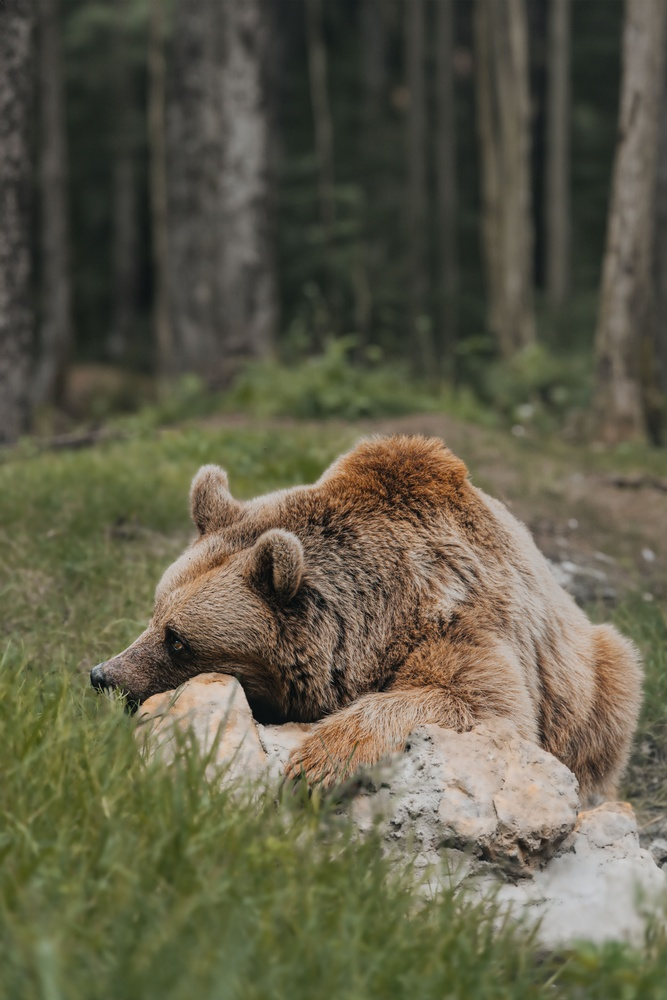
#> input picture data/images/bear/bear_01.jpg, 667 x 1000 px, shrunk from 5464 x 8192 before the run; its folder holds 3 pictures in this run
$ python prepare_dataset.py
#> lines starting #> are read from the running program, lines starting #| are printed output that depends on the picture
from pathlib import Path

from PIL import Image

IMAGE_EXTENSIONS = {".jpg", ".jpeg", ".png", ".gif", ".bmp", ".webp", ".tiff"}

DATA_DIR = Path("data/images")
MIN_IMAGES = 8
MAX_IMAGES = 12


def main() -> None:
    folders = sorted(p for p in DATA_DIR.iterdir() if p.is_dir())
    skipped: list[Path] = []

    for folder in folders:
        animal = folder.name
        candidates = sorted(folder.iterdir())
        images: list[Path] = []

        for f in candidates:
            if f.is_file() and f.suffix.lower() in IMAGE_EXTENSIONS:
                images.append(f)
            elif f.is_file():
                skipped.append(f)

        for idx, f in enumerate(images, start=1):
            new_name = f"{animal}_{idx:02d}{f.suffix.lower()}"
            new_path = f.with_name(new_name)
            if new_path != f:
                f.rename(new_path)
        if not images and not any(folder.iterdir()):
            folder.rmdir()

    _print_skip_report(skipped)
    _print_summary(folders)


def _print_skip_report(skipped: list[Path]) -> None:
    if not skipped:
        print("Non-image files found: none")
        return
    print("Non-image files skipped (not renamed):")
    for f in skipped:
        print(f"  - {f.relative_to(DATA_DIR)}")
    print()


def _print_summary(folders: list[Path]) -> None:
    print(f"{'Folder':<8} {'Count':<7} {'Failed to open':<30} Status")
    print("-" * 70)
    any_warning = False

    for folder in folders:
        files = sorted(
            f for f in folder.iterdir()
            if f.is_file() and f.suffix.lower() in IMAGE_EXTENSIONS
        )
        failed = [
            f.name
            for f in files
            if not _is_valid_image(f)
        ]
        count = len(files) - len(failed)
        if count < MIN_IMAGES or count > MAX_IMAGES:
            status = "WARNING"
            any_warning = True
        else:
            status = "ok"
        failed_str = ", ".join(failed) if failed else "-"
        print(f"{folder.name:<8} {count:<7} {failed_str:<30} {status}")

    if not any_warning:
        print("\nAll folders are within the expected 8-12 image range.")


def _is_valid_image(path: Path) -> bool:
    try:
        with Image.open(path) as img:
#> img is the input picture: PIL image 667x1000 RGB; mean R, G, B 96.2, 93, 73.4
            img.verify()
        return True
    except Exception:
        return False


if __name__ == "__main__":
    main()
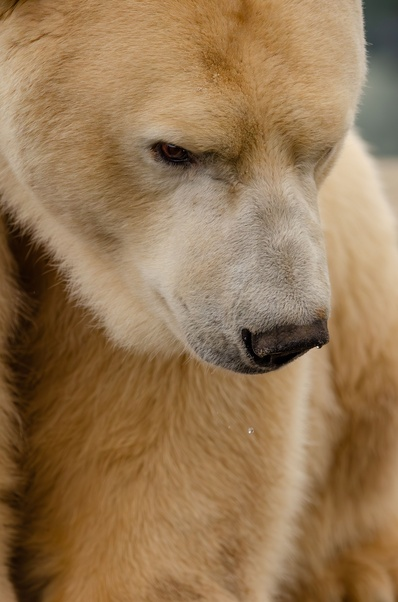
#> input picture data/images/bear/bear_02.jpg, 398 x 602 px, shrunk from 3264 x 4928 before the run
#> in _is_valid_image, img is the input picture: PIL image 398x602 RGB; mean R, G, B 149.9, 119.2, 83.3
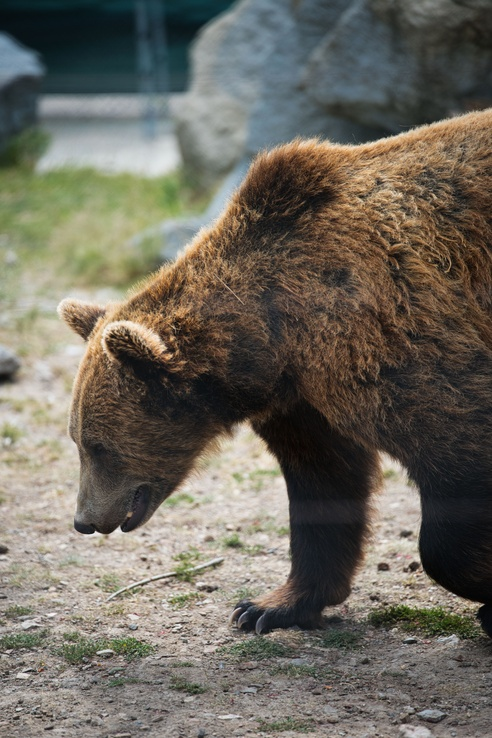
#> input picture data/images/bear/bear_03.jpg, 492 x 738 px, shrunk from 4032 x 6048 before the run
#> in _is_valid_image, img is the input picture: PIL image 492x738 RGB; mean R, G, B 108.8, 104.3, 93.8
